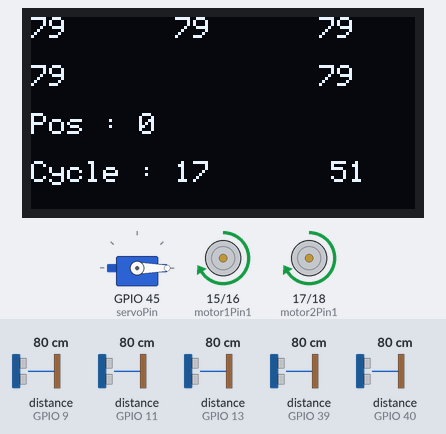
This sketch was run on a simulated ESP32-S3. Parts: 128×64 one-colour display, servo, motor-driver pin pairs drawn as motors (green arrow = first pin HIGH = forward, orange = second pin HIGH = backward, longer = more drive, scaled by the enable pin). Wiring (inferred from the names in the program): 5 × ultrasonic range finder: trigger GPIO 10, echo GPIO 9 / trigger GPIO 12, echo GPIO 11 / trigger GPIO 14, echo GPIO 13 / trigger GPIO 38, echo GPIO 39 / trigger GPIO 41, echo GPIO 40. Inputs (shaded band) come from the test bench; at power-on: distance to the obstacle (sensors on GPIO 11, GPIO 9, GPIO 13, GPIO 39, GPIO 40) 80 cm. The echo pulse lasts 58.3 µs per cm.

Above: at 1.2 s.
1.3 s: distance to the obstacle (sensor on GPIO 11) set to 23 cm
At 1.76 s:
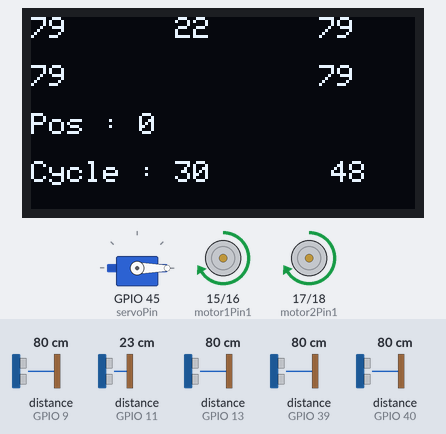
3.0 s: distance to the obstacle (sensor on GPIO 11) set to 19 cm
At 3.44 s:
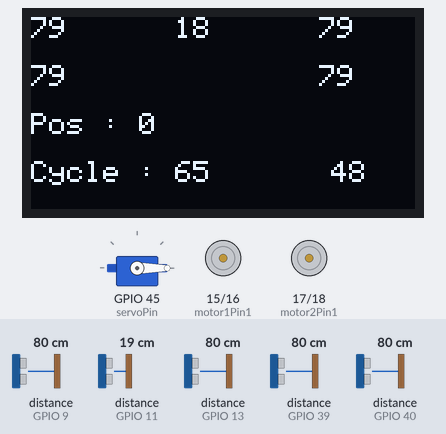
5.7 s: distance to the obstacle (sensor on GPIO 9) set to 2 cm
At 7.31 s:
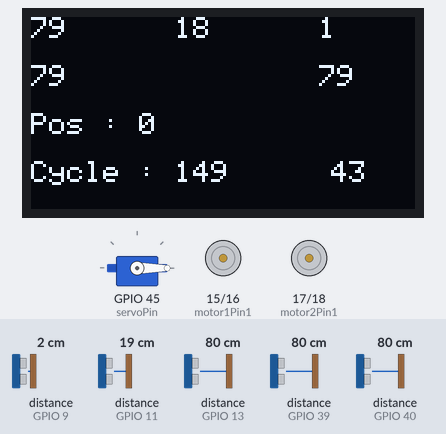
7.4 s: distance to the obstacle (sensor on GPIO 13) set to 2 cm
At 7.63 s:
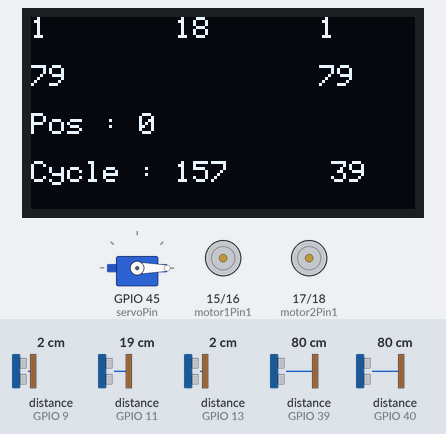
8.9 s: distance to the obstacle (sensor on GPIO 39) set to 2 cm
At 9.2 s:
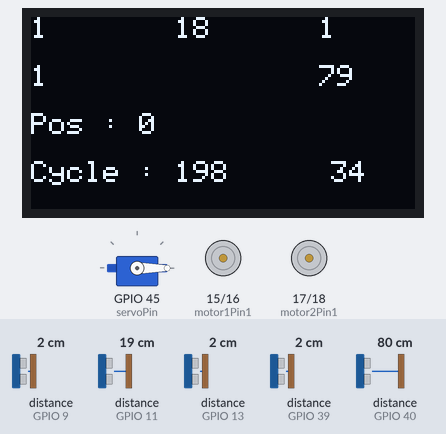
10.5 s: distance to the obstacle (sensor on GPIO 40) set to 2 cm
At 10.77 s:
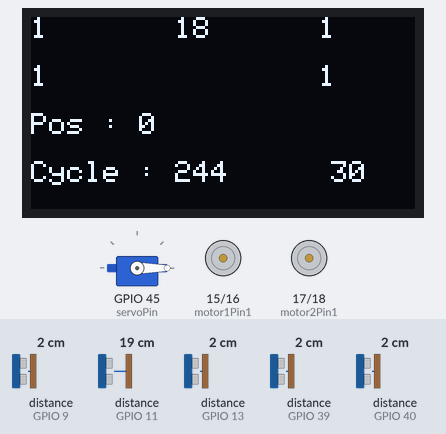
Timing chart, 0 to 13.1 s (numbered marks = the images above; inputs shaded):
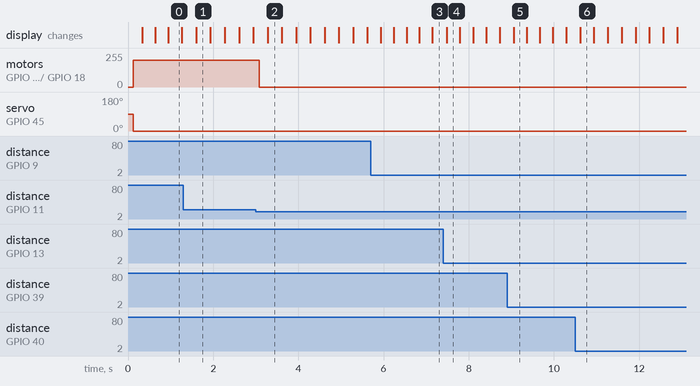

The sketch:

code_base.ino
```cpp
#include <Wire.h>
#include <Adafruit_GFX.h>
#include <Adafruit_SSD1306.h>

#include <ESP32Servo.h>
Servo myservo;

#define SCREEN_WIDTH 128 // Largeur de l'écran OLED en pixels
#define SCREEN_HEIGHT 64 // Hauteur de l'écran OLED en pixels
Adafruit_SSD1306 display(SCREEN_WIDTH, SCREEN_HEIGHT, &Wire, -1);

#define I2C_SDA 5
#define I2C_SCL 6

// Configuration des moteurs
int motor1Pin1 = 15; // Pin du moteur 1, direction 1
int motor1Pin2 = 16; // Pin du moteur 1, direction 2
int enable1Pin = 7;  // Pin d'activation du moteur 1
int motor2Pin1 = 17; // Pin du moteur 2, direction 1
int motor2Pin2 = 18; // Pin du moteur 2, direction 2
int enable2Pin = 8;  // Pin d'activation du moteur 2

// Paramètres PWM
const int freq = 30000;       // Fréquence PWM
const int resolution = 8;     // Résolution en bits
int dutyCycle = 255;          // Rapport cyclique (0-255)

// Pins pour les capteurs ultrasons
const int trigPinAM = 12; // Avant Milieu (Trig)
const int echoPinAM = 11; // Avant Milieu (Echo)
const int trigPinAG = 14; // Avant Gauche (Trig)
const int echoPinAG = 13; // Avant Gauche (Echo)
const int trigPinAD = 10; // Avant Droite (Trig)
const int echoPinAD = 9;  // Avant Droite (Echo)
const int trigPinCD = 41; // Côté Droit (Trig)
const int echoPinCD = 40; // Côté Droit (Echo)
const int trigPinCG = 38; // Côté Gauche (Trig)
const int echoPinCG = 39; // Côté Gauche (Echo)

int ultraAM = 0;
int ultraAG = 0;
int ultraAD = 0;
int ultraCG = 0;
int ultraCD = 0;

// Définition de la vitesse du son en cm/µs
#define SOUND_SPEED 0.034
#define CM_TO_INCH 0.393701

long duration;       // Durée de l'impulsion
float distanceCm;    // Distance en cm

//servo moteur
int servoPin = 45;
int pos = 0;    // variable to store the servo position

//
int oldTime = millis();
int cycle = 1;
//Variable machine a etat
int etatRobot = 0;

// ---------------------------------------------------------------------

void setup() {
  // Initialisation de l'I2C
  Wire.begin(I2C_SDA, I2C_SCL);

  // Configuration des pins des capteurs ultrasons
  pinMode(trigPinAM, OUTPUT); // Définir le trigPin comme une sortie
  pinMode(echoPinAM, INPUT);  // Définir l'echoPin comme une entrée
  pinMode(trigPinAG, OUTPUT);
  pinMode(echoPinAG, INPUT);
  pinMode(trigPinAD, OUTPUT);
  pinMode(echoPinAD, INPUT);
  pinMode(trigPinCD, OUTPUT);
  pinMode(echoPinCD, INPUT);
  pinMode(trigPinCG, OUTPUT);
  pinMode(echoPinCG, INPUT);

  // Configurer les pins des moteurs comme sorties
  pinMode(motor1Pin1, OUTPUT);
  pinMode(motor1Pin2, OUTPUT);
  pinMode(enable1Pin, OUTPUT);
  pinMode(motor2Pin1, OUTPUT);
  pinMode(motor2Pin2, OUTPUT);
  pinMode(enable2Pin, OUTPUT);

  dutyCycle = 200;
  pos = 0;
  // Configurer les fonctionnalités PWM
  ledcAttach(enable1Pin, freq, resolution);
  ledcAttach(enable2Pin, freq, resolution);

  ledcWrite(enable1Pin, dutyCycle);
  ledcWrite(enable2Pin, dutyCycle);

  // Déclaration de l'écran
  //  !!! Si non déclaré : reset en boucle de l'esp et blue screen de l'ordinateur -> upload un code vierge !!!
  display.begin(SSD1306_SWITCHCAPVCC, 0x3C);

  delay(20);

  ESP32PWM::allocateTimer(6);
  myservo.setPeriodHertz(50);    // standard 50 hz servo
	myservo.attach(servoPin, 1000, 2000); // attaches the servo on pin 18 to the servo object

  display.clearDisplay();
  display.setTextSize(1);
  display.setTextColor(WHITE);
  display.setCursor(0, 10);

  display.println("ROBOT A2 A2I");
  display.display();
}

// ---------------------------------------------------------------------

void loop() {
  ultraAM = readSensor(trigPinAM, echoPinAM);
  ultraAG = readSensor(trigPinAG, echoPinAG);
  ultraAD = readSensor(trigPinAD, echoPinAD);
  ultraCD = readSensor(trigPinCD, echoPinCD);
  ultraCG = readSensor(trigPinCG, echoPinCG);

  display.clearDisplay();

  display.setTextSize(1);
  display.setTextColor(WHITE);

  affichageUltrason();
  affichageCycle();
  affichageIR();

  display.display();

  if (ultraAM < 20){
    motorStop();
  } else {
    forward();
  }

  myservo.write(pos);
}

// ---------------------------------------------------------------------

int readSensor(int trigPin, int echoPin){
  // Fonction pour mesurer la distance avec un capteur ultrason
  digitalWrite(trigPin, LOW);
  delayMicroseconds(2);
  digitalWrite(trigPin, HIGH);
  delayMicroseconds(10);
  digitalWrite(trigPin, LOW);

  duration = pulseIn(echoPin, HIGH); // Lire la durée de l'écho
  distanceCm = duration * SOUND_SPEED / 2; // Calculer la distance
  return distanceCm;
}

void forward() {
  // Move the DC motor forward at maximum speed
  digitalWrite(motor1Pin1, HIGH);
  digitalWrite(motor1Pin2, LOW);
  digitalWrite(motor2Pin1, HIGH);
  digitalWrite(motor2Pin2, LOW);
}

void droite() {
  // Move the DC motor forward at maximum speed
  digitalWrite(motor1Pin1, HIGH);
  digitalWrite(motor1Pin2, LOW);
  digitalWrite(motor2Pin1, HIGH);
  digitalWrite(motor2Pin2, LOW);
}

void gauche() {
  // Move the DC motor forward at maximum speed
  digitalWrite(motor1Pin1, HIGH);
  digitalWrite(motor1Pin2, LOW);
  digitalWrite(motor2Pin1, HIGH);
  digitalWrite(motor2Pin2, LOW);
}

void backward() {
  // Faire reculer les moteurs à pleine vitesse
  digitalWrite(motor1Pin1, LOW);
  digitalWrite(motor1Pin2, HIGH);
  digitalWrite(motor2Pin1, LOW);
  digitalWrite(motor2Pin2, HIGH);
}

void motorStop() {
  // Arreter les moteurs
  digitalWrite(motor1Pin1, LOW);
  digitalWrite(motor1Pin2, LOW);
  digitalWrite(motor2Pin1, LOW);
  digitalWrite(motor2Pin2, LOW);
}

void affichageUltrason(){
// Affichage des distances des ultrasons sur l'écran arrières
  // ULtrason Avant
  display.setCursor(48, 0);
  display.println(ultraAM);

  // ULtrason Avant Gauche
  display.setCursor(0, 0);
  display.println(ultraAG);

  // ULtrason Avant Droite
  display.setCursor(96, 0);
  display.println(ultraAD);

  // ULtrason Arrière Gauche
  display.setCursor(0, 16);
  display.println(ultraCG);

  // Ultrason Arrière Droite
  display.setCursor(96, 16);
  display.println(ultraCD);
}


void affichageCycle(){
// Affichage du nombres de cycles et millisecondes par cycle
// Celà permet un débug le prog
  //Nombre de cycles
  display.setCursor(0, 48);
  display.print("Cycle : ");
  display.println(cycle);
  cycle = cycle + 1;

  //Milliseconde par cycle
  display.setCursor(100, 48);
  display.println(millis() - oldTime);
  oldTime = millis();
}

void affichageIR(){
// Affichage de la variable pos du servomoteur du cateur infrarouge
  display.setCursor(0, 32);
  display.print("Pos : ");
  display.println(pos);
}
```

Measured:
- the behaviour switches between 21 and 20 cm on distance to the obstacle (sensor on GPIO 11) (found by bisection; images 1 and 2)
- after the input at 3.0 s, motor on GPIO 15 (motor1Pin1) / GPIO 16 (motor1Pin2), motor on GPIO 17 (motor2Pin1) / GPIO 18 (motor2Pin2): forward 199/255 → stopped after 0.09 s
